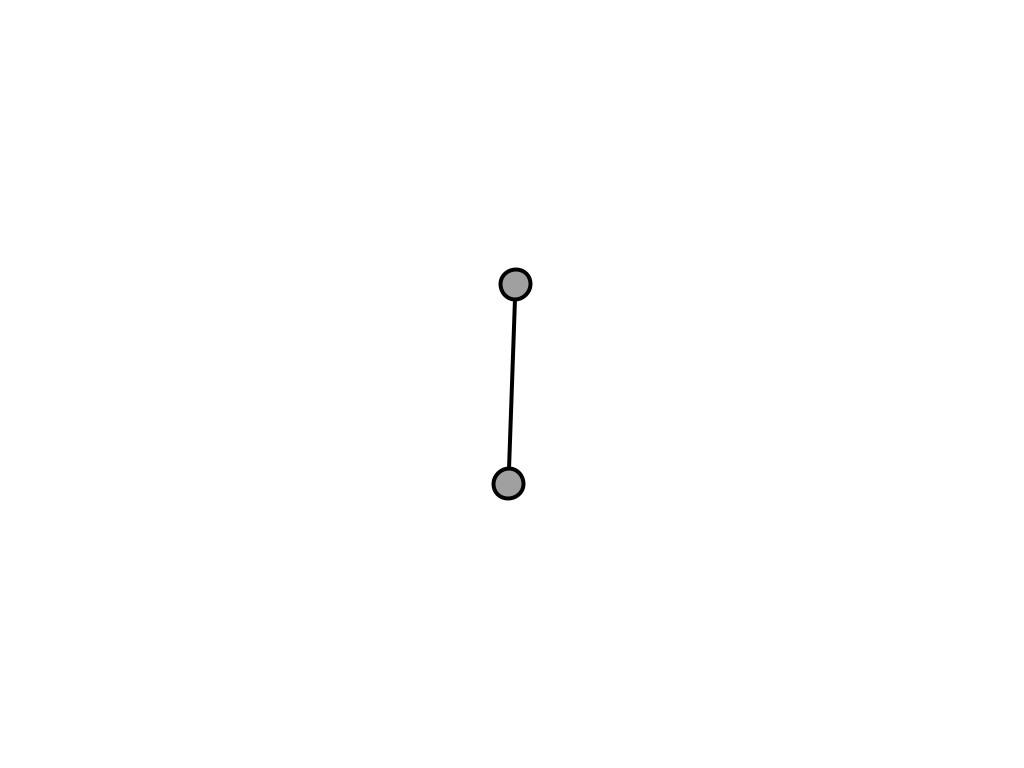
Frame 1 (no input)
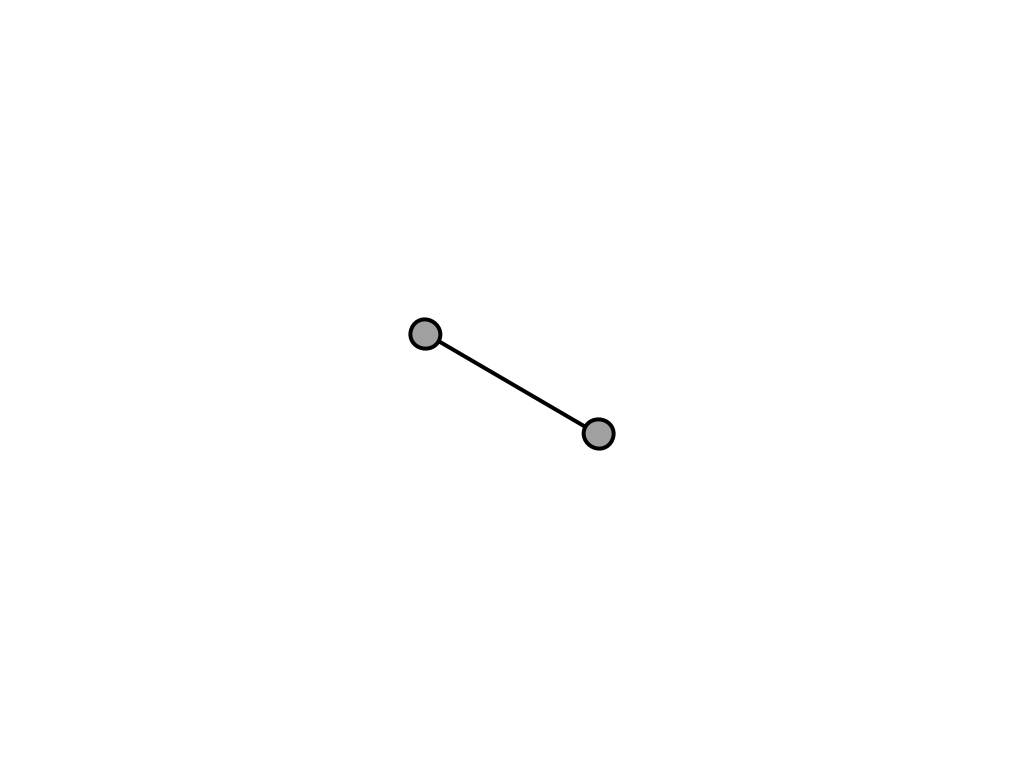
Frame 60 (the mouse pressed at the canvas centre just before this capture)
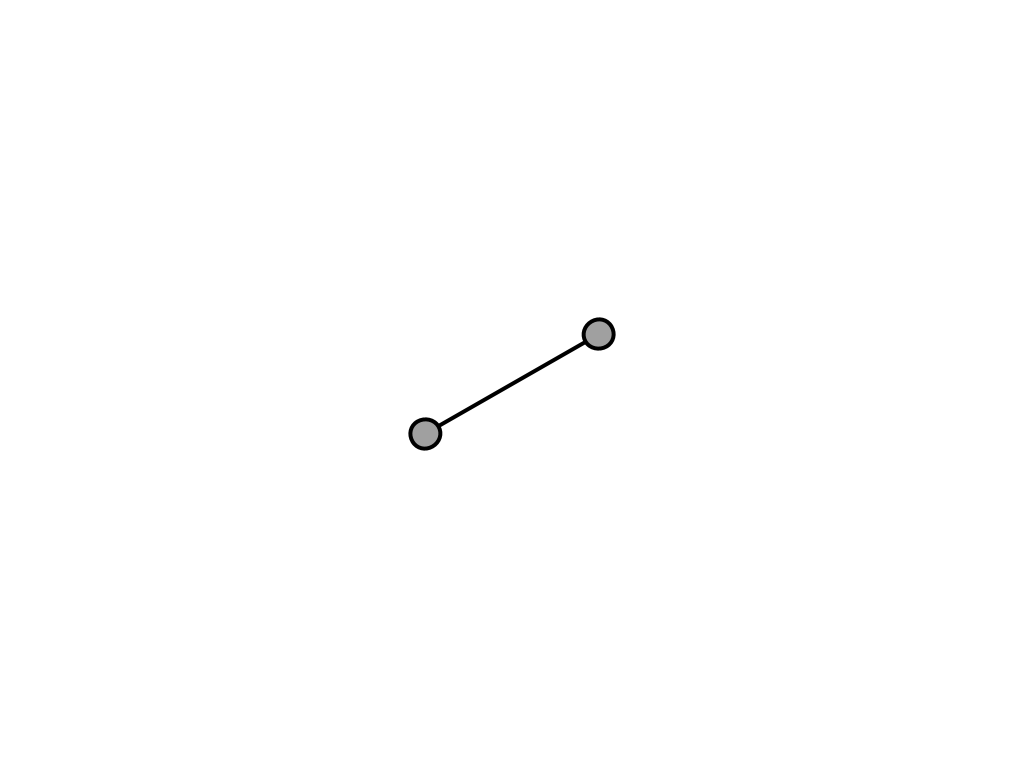
Frame 120 (the mouse held since frame 60 and released just before this capture)

The Processing sketch that drew these frames (run headless with seeded random() and noise(); from frame 60 on, the mouse is pressed at the canvas centre):

// Processing sketch: Baton
// ── Baton.pde
float angle;
void setup() {
  size(1024,768);
  angle = 0;
}
void draw() {
  background(255);
  strokeWeight(4);
  fill(160);
  
  angle = angle+2;
  pushMatrix();
  float rads = radians(angle);
  translate(width/2, height/2);
  rotate(rads);
  
  line(0,100,0,-100);
  ellipse(0,100,30,30);
  ellipse(0,-100,30,30);
  popMatrix();
}
